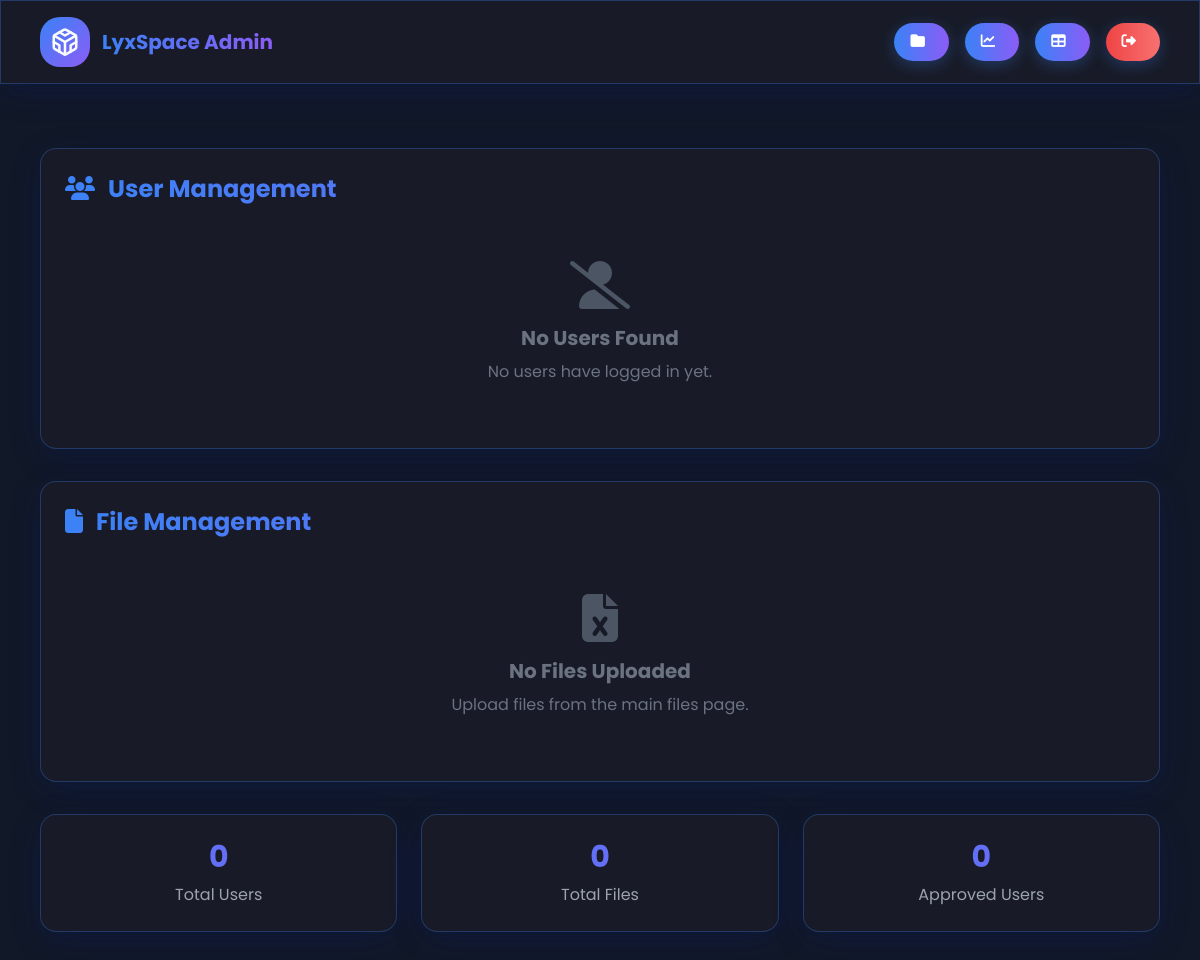
Page /admin (signed in) on the earlier database version.
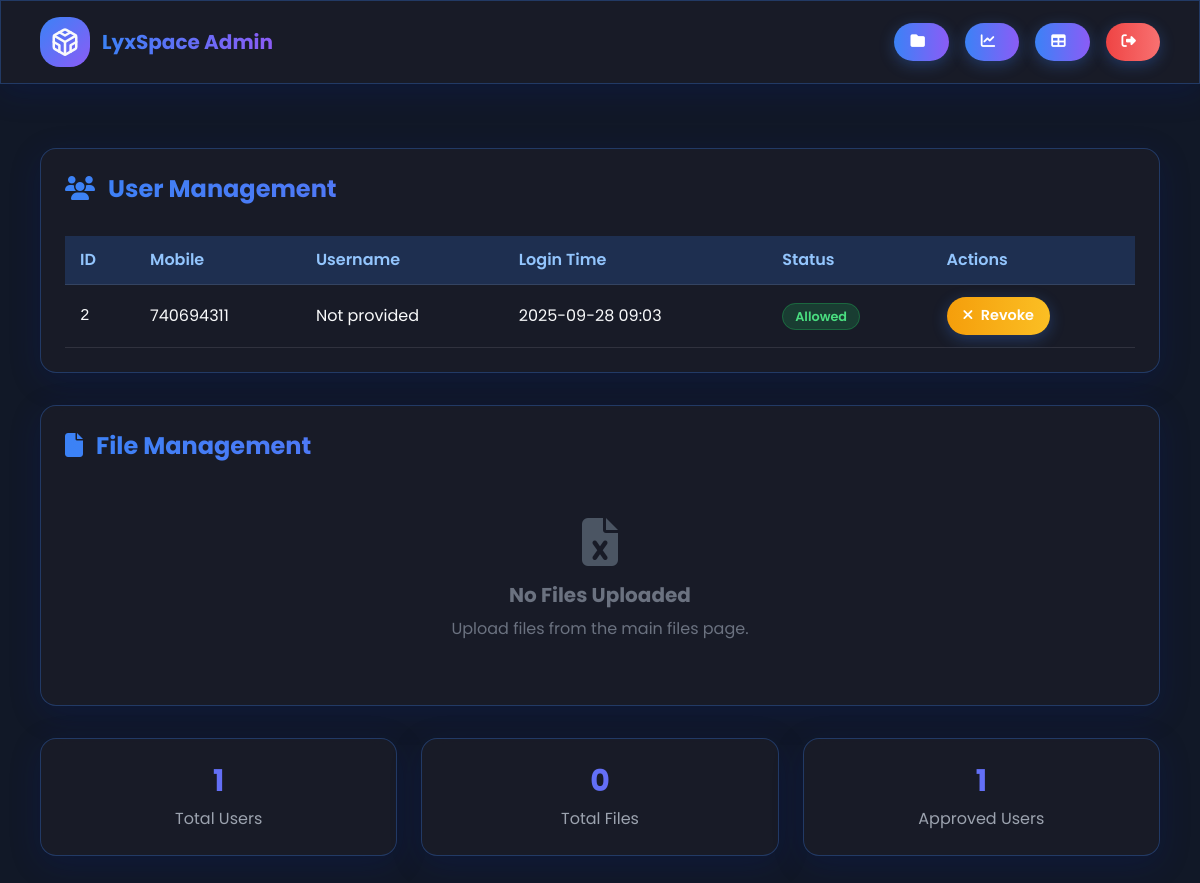
Same page on the later database version.
### app.py (models this page shows)
class User(db.Model, UserMixin):
    id = db.Column(db.Integer, primary_key=True)
    mobile = db.Column(db.Integer, unique=True, nullable=True)
    username = db.Column(db.String(255), nullable=True)
    login_at = db.Column(db.DateTime, default=nairobi_time)
    allowed = db.Column(db.String(255), default="no", nullable=True)
    @property
    def is_allowed(self):
        return self.allowed.lower() == "yes"

### app.py (the view)
@app.route("/admin")
@login_required
@admin_required
def admin_panel():
    users = User.query.filter(User.id != 1).all()  # Exclude admin
    files = FileStore.query.all()
    return render_template("admin.html", users=users, files=files)

### app.py (called while the page is built)
def admin_required(f):
    @wraps(f)
    def decorated_function(*args, **kwargs):
        if not current_user.is_authenticated or current_user.id != 1:
            flash("Admin access required.", "error")
            return redirect(url_for('login'))
        return f(*args, **kwargs)
    return decorated_function

@login_manager.user_loader
def load_user(user_id):
    try:
        return User.query.get(int(user_id))
    except OperationalError as e:
        print("Database connection lost", e)
        return None

@app.before_request
def make_session_permanent():
    session.permanent = True
    app.permanent_session_lifetime = timedelta(hours=732)

### templates/admin.html (shortened to what the changed rows need)
<!DOCTYPE html>
<html lang="en">
<head>
    <script src="https://cdn.tailwindcss.com"></script>
    <link rel="stylesheet" href="https://cdnjs.cloudflare.com/ajax/libs/font-awesome/6.4.0/css/all.min.css">
</head>
<body>
    <main class="max-w-6xl mx-auto px-4 py-8 space-y-8">
        <section class="glass-morph p-6 rounded-2xl">
            <h2 class="text-2xl font-bold gradient-text mb-4">
                <i class="fas fa-users mr-2"></i> User Management
            </h2>
            {% if users %}
            <div class="overflow-x-auto">
                <table>
                    <thead>
                        <tr>
                            <th>ID</th>
                            <th>Mobile</th>
                            <th>Username</th>
                            <th>Login Time</th>
                            <th>Status</th>
                            <th>Actions</th>
                        </tr>
                    </thead>
                    <tbody>
                        {% for user in users %}
                        <tr>
                            <td class="font-mono">{{ user.id }}</td>
                            <td>{{ user.mobile }}</td>
                            <td>{{ user.username or 'Not provided' }}</td>
                            <td>{{ user.login_at.strftime('%Y-%m-%d %H:%M') }}</td>
                            <td>
                                {% if user.is_allowed %}
                                    <span class="status-badge status-approved">Allowed</span>
                                {% else %}
                                    <span class="status-badge status-pending">Pending</span>
                                {% endif %}
                            </td>
                            <td>
                                <div class="flex space-x-2">
                                    {% if not user.is_allowed %}
                                        <form action="{{ url_for('allow_user', user_id=user.id) }}" method="POST" class="inline">
                                            <button type="submit" class="btn btn-success">
                                                <i class="fas fa-check mr-1"></i> Allow
                                            </button>
                                        </form>
                                    {% else %}
                                        <form action="{{ url_for('revoke_user', user_id=user.id) }}" method="POST" class="inline">
                                            <button type="submit" class="btn btn-warning">
                                                <i class="fas fa-times mr-1"></i> Revoke
                                            </button>
                                        </form>
                                    {% endif %}
                                </div>
                            </td>
                        </tr>
                        {% endfor %}
                    </tbody>
                </table>
            </div>
            {% else %}
            <div class="empty-state">
                <i class="fas fa-user-slash"></i>
                <h3 class="text-xl font-bold mb-2">No Users Found</h3>
                <p>No users have logged in yet.</p>
            </div>
            {% endif %}
        </section>
        <section class="glass-morph p-6 rounded-2xl">
            <h2 class="text-2xl font-bold gradient-text mb-4">
                <i class="fas fa-file mr-2"></i> File Management
            </h2>
        </section>
    </main>
</body>
</html>

Differences in the rows shown:
added User: id "2", mobile "740694311", username "Not provided", login_at "2025-09-28 09:03", allowed "Allowed"
Other differences:
text no longer shown: "No Users Found No users have logged in yet."
text now shown: "ID Mobile Username Login Time Status Actions"
